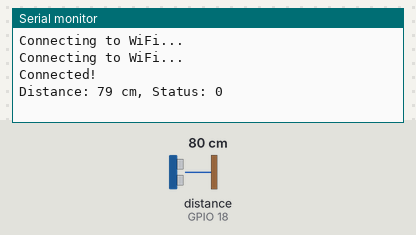
Bench run of a sketch on a simulated ESP32. Shown: the last lines printed to the serial monitor. Wiring (inferred from the names in the program): ultrasonic range finder: trigger GPIO 5; echo GPIO 18. Inputs (shaded band) come from the test bench; at power-on: distance to the obstacle (sensor on GPIO 18) 80 cm. The echo pulse lasts 58.3 µs per cm; WiFi joins after 1.5 s; servers stay silent unless stated; uploads are accepted with an empty reply.

Above: at 3.2 s.
3.3 s: distance to the obstacle (sensor on GPIO 18) set to 2 cm
At 5.2 s:
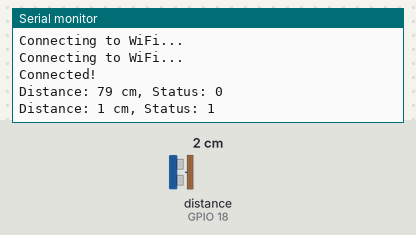
6.2 s: distance to the obstacle (sensor on GPIO 18) set to 4 cm
At 6.9 s:
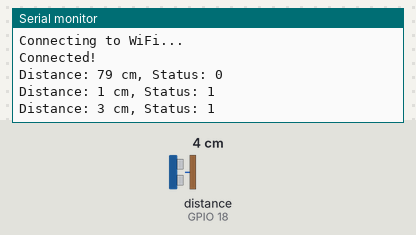
Timing chart, 0 to 9.2 s (numbered marks = the images above; inputs shaded):
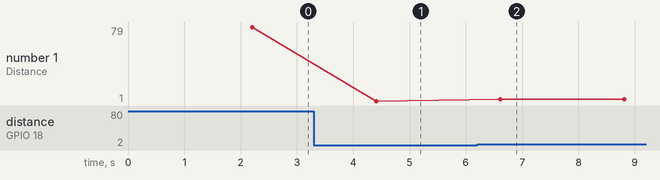

The sketch:

sensor_node.ino
```cpp
#include <WiFi.h>
#include <HTTPClient.h>

// Wi-Fi 設定
const char* ssid = "YOUR_WIFI_SSID";
const char* password = "YOUR_WIFI_PASSWORD";
// Flask 伺服器的 IP 位置 (已自動幫您抓取您目前的區域網路 IP)
const char* serverName = "http://10.10.53.98:5000/update_parking";

// 超音波腳位設定
const int trigPin = 5;
const int echoPin = 18;

void setup() {
  Serial.begin(115200);
  pinMode(trigPin, OUTPUT);
  pinMode(echoPin, INPUT);

  // 連接 Wi-Fi
  WiFi.begin(ssid, password);
  while (WiFi.status() != WL_CONNECTED) {
    delay(1000);
    Serial.println("Connecting to WiFi...");
  }
  Serial.println("Connected!");
}

void loop() {
  // 測量距離
  digitalWrite(trigPin, LOW);
  delayMicroseconds(2);
  digitalWrite(trigPin, HIGH);
  delayMicroseconds(10);
  digitalWrite(trigPin, LOW);

  // 測量距離 (加入 30000 微秒超時設定，約可偵測 5 公尺範圍，避免無障礙物時程式卡死)
  long duration = pulseIn(echoPin, HIGH, 30000);
  int distance = duration * 0.034 / 2;

  // 判斷車位狀態 (距離大於0且小於10cm才代表有車)
  // [重要除錯] 因為 pulseIn 若超時會回傳 0，若只寫 distance < 10 會導致超時被「誤判成有車」
  int status = (distance > 0 && distance < 10) ? 1 : 0;

  // 發送 HTTP POST 請求
  if (WiFi.status() == WL_CONNECTED) {
    HTTPClient http;
    http.begin(serverName);
    http.addHeader("Content-Type", "application/json");

    // 組合 JSON 封包
    String jsonPayload = "{\"spot_id\":\"A1\", \"status\":" + String(status) + "}";
    int httpResponseCode = http.POST(jsonPayload);

    Serial.println("Distance: " + String(distance) + " cm, Status: " + String(status));
    http.end();
  }

  delay(2000); // 每兩秒偵測一次
}
```

Measured:
- after the input at 3.3 s, the serial monitor: prints a new line after 1.1 s (image 1)
- after the input at 6.2 s, the serial monitor: prints a new line after 0.41 s (image 2)
- plotted number 1: 79 → 1 after the input at 3.3 s, 1 → 3 after the input at 6.2 s
